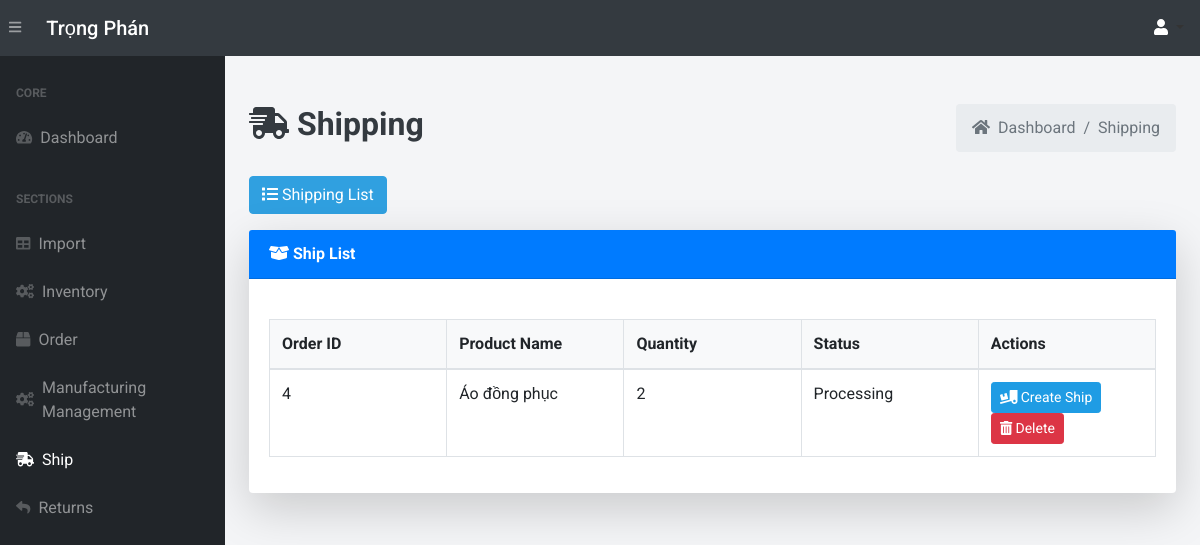
/shipping-queue/ (signed in), run on an earlier commit of the app's database.
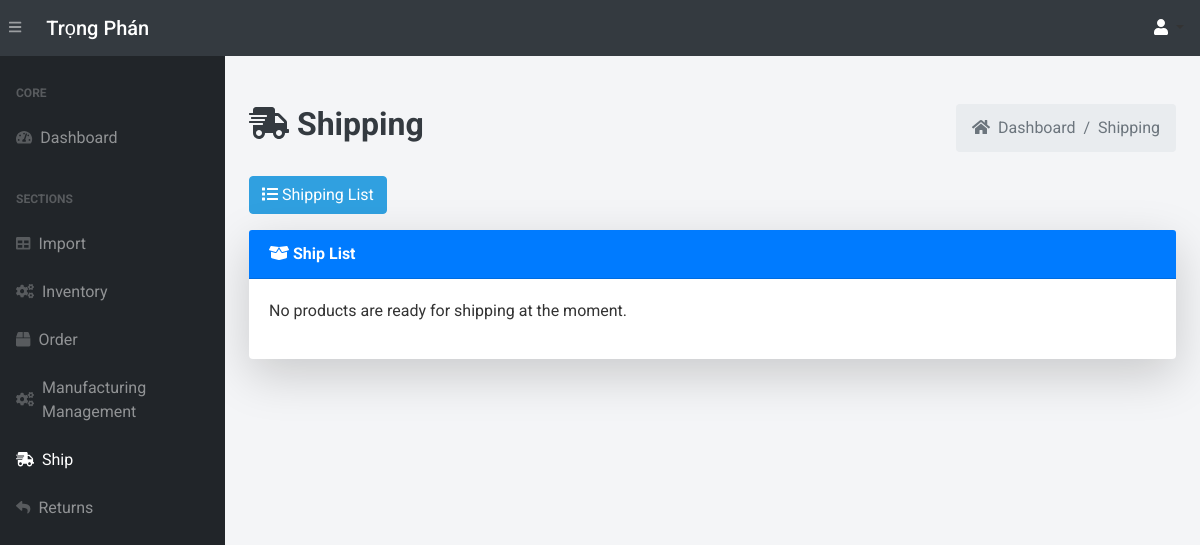
And on a later commit of the database.
### app.py (models this page shows, shortened)
class ShippingQueue(db.Model):
    __tablename__ = 'shipping_queue'
    shipping_queue_id = db.Column(db.Integer, primary_key=True)
    order_id = db.Column(db.Integer, db.ForeignKey('orders.order_id'))
    batch_id = db.Column(db.Integer, db.ForeignKey('product_batches.batch_id'))
    product_name = db.Column(db.String(255), nullable=False)
    quantity = db.Column(db.Integer, nullable=False)
    status = db.Column(db.String(50), default='Processing')  # Trạng thái mặc định là "Pending"
    order_detail = db.relationship('Order', backref='shipping_queue')
    product_batch = db.relationship('ProductBatch', backref='shipping_queue')

### app.py (the view)
@app.route('/shipping-queue/', methods=["GET"])
@login_required
def shipping_queue_list():
    shipping_queue_items = ShippingQueue.query.filter_by(status="Processing").all()
    return render_template('shipping_queue.html', shipping_queue_items=shipping_queue_items)

### app.py (called while the page is built, shortened)
@login_manager.user_loader
def load_user(user_id):
    return User.query.get(int(user_id))

def add_monthly_data():
    current_year = datetime.now().year
    months = [f"{current_year}-{str(month).zfill(2)}" for month in range(1, 4)]  # Tháng 1 đến tháng 6
    for month in months:
        existing_month_data = db.session.query(Order).filter(Order.order_date.like(f'{month}%')).first()
    db.session.commit()

@app.before_request
def initialize_data():
    add_monthly_data()

### templates/shipping_queue.html (shortened to what this page needs)
{% extends 'base.html' %}
{% block content %}
<main>
    <div class="container-fluid mt-5">
        <div class="d-flex justify-content-between align-items-center mb-4">
            <h1 class="text-dark font-weight-bold" style="font-size: 2rem;">
                <i class="fas fa-shipping-fast"></i> Shipping
            </h1>
            <ol class="breadcrumb mb-0">
                <li class="breadcrumb-item"><a href="/" class="text-decoration-none text-muted"><i class="fas fa-home mr-1"></i> Dashboard</a></li>
                <li class="breadcrumb-item active">Shipping</li>
            </ol>
        </div>
        <a href="/shipping-list/" class="btn btn-add mb-3">
            <i class="fas fa-list"></i> Shipping List
        </a>
        <div class="card shadow-lg border-0 mb-4">
            <div class="card-header bg-primary text-white font-weight-bold">
                <i class="fas fa-box-open"></i> Ship List
            </div>
            <div class="card-body">
                <div class="table-responsive">
                    {% if shipping_queue_items %}
                        <table class="table table-bordered table-hover" id="dataTable" width="100%" cellspacing="0" style="table-layout: fixed;">
                            <thead class="bg-light">
                                <tr>
                                    <th>Order ID</th>
                                    <th>Product Name</th>
                                    <th>Quantity</th>
                                    <th>Status</th>
                                    <th>Actions</th>
                                </tr>
                            </thead>
                            <tbody>
                                {% for item in shipping_queue_items %}
                                    <tr>
                                        <td>{{ item.order_id }}</td>
                                        <td>{{ item.product_name }}</td>
                                        <td>{{ item.quantity }}</td>
                                        <td>{{ item.status }}</td>
                                        <td>
                                            {% if item.status=="Processing" %}
                                            <a href="{{ url_for('create_shipping_order', order_id=item.order_id) }}" class="btn btn-ac btn-sm hover-shadow">
                                                <i class="fas fa-truck-loading"></i> Create Ship
                                            </a>
                                            {% endif %}
                                            <form action="{{ url_for('delete_shipping_queue', shipping_queue_id=item.shipping_queue_id) }}" method="POST" style="display:inline;">
                                                <button type="submit" class="btn btn-danger btn-sm hover-shadow" onclick="return confirm('Are you sure you want to delete this item from the shipping queue?')">
                                                    <i class="fas fa-trash-alt"></i> Delete
                                                </button>
                                            </form>
                                        </td>
                                    </tr>
                                {% endfor %}
                            </tbody>
                        </table>
                    {% else %}
                        <p>No products are ready for shipping at the moment.</p>
                    {% endif %}
                </div>
            </div>
        </div>
    </div>
</main>
{% endblock %}

What changed in the data, as far as the page shows it:
no longer on this page (row edited): ShippingQueue: order_id "4", product_name "Áo đồng phục", quantity "2", status "Processing"
Also different on the page:
text no longer shown: "Order ID Product Name Quantity Status Actions"
text now shown: "No products are ready for shipping at the moment."
